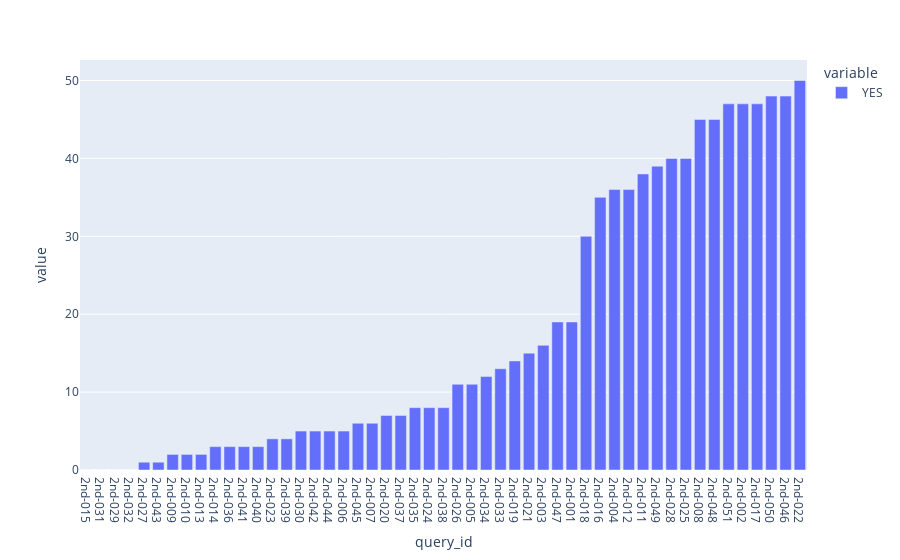

This figure's notebook cell:
### Code cell
px.bar(df_annotations.groupby("query_id")["annotation_label"].value_counts().unstack("annotation_label").fillna(0)["YES"].sort_values())

### Figure 1 — Plotly figure (JSON) as saved in the notebook; plotly's stock layout.template omitted (floating-point values rounded to 4 significant figures)
{"data": [{"hovertemplate": "variable=YES<br>query_id=%{x}<br>value=%{y}<extra></extra>", "legendgroup": "YES", "marker": {"color": "#636efa", "pattern": {"shape": ""}}, "name": "YES", "orientation": "v", "showlegend": true, "textposition": "auto", "type": "bar", "x": ["2nd-015", "2nd-031", "2nd-029", "2nd-032", "2nd-027", "2nd-043", "2nd-009", "2nd-010", "2nd-013", "2nd-014", "2nd-036", "2nd-041", "2nd-040", "2nd-023", "2nd-039", "2nd-030", "2nd-042", "2nd-044", "2nd-006", "2nd-045", "2nd-007", "2nd-020", "2nd-037", "2nd-035", "2nd-024", "2nd-038", "2nd-026", "2nd-005", "2nd-034", "2nd-033", "2nd-019", "2nd-021", "2nd-003", "2nd-047", "2nd-001", "2nd-018", "2nd-016", "2nd-004", "2nd-012", "2nd-011", "2nd-049", "2nd-028", "2nd-025", "2nd-008", "2nd-048", "2nd-051", "2nd-002", "2nd-017", "2nd-050", "2nd-046", "2nd-022"], "xaxis": "x", "y": [0.0, 0.0, 0.0, 0.0, 1.0, 1.0, 2.0, 2.0, 2.0, 3.0, 3.0, 3.0, 3.0, 4.0, 4.0, 5.0, 5.0, 5.0, 5.0, 6.0, 6.0, 7.0, 7.0, 8.0, 8.0, 8.0, 11.0, 11.0, 12.0, 13.0, 14.0, 15.0, 16.0, 19.0, 19.0, 30.0, 35.0, 36.0, 36.0, 38.0, 39.0, 40.0, 40.0, 45.0, 45.0, 47.0, 47.0, 47.0, 48.0, 48.0, 50.0], "yaxis": "y"}], "layout": {"barmode": "relative", "legend": {"title": {"text": "variable"}, "tracegroupgap": 0}, "margin": {"t": 60}, "xaxis": {"anchor": "y", "domain": [0, 1], "title": {"text": "query_id"}}, "yaxis": {"anchor": "x", "domain": [0, 1], "title": {"text": "value"}}}}
